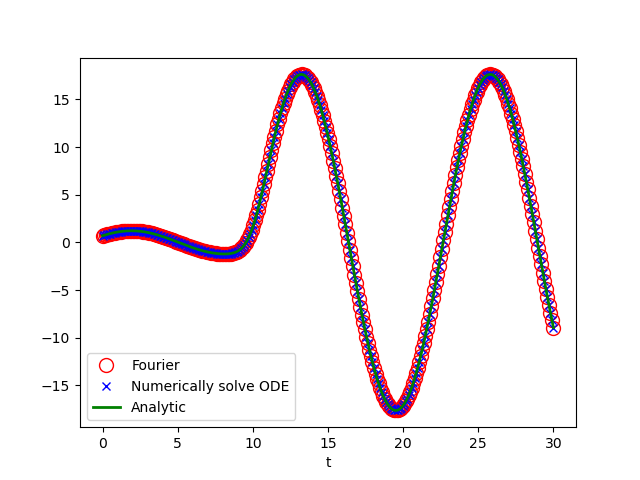

This figure's Python source:
import numpy as np
import matplotlib.pyplot as plt
from scipy.integrate import odeint
from scipy.integrate import quad


def quad_c(func, *args, **kwargs):
    re = quad(lambda x: func(x).real, *args, **kwargs)
    im = quad(lambda x: func(x).imag, *args, **kwargs)
    return re[0]+1j*im[0], re[1]+1j*im[1]


def ftrans(func, x):
    res = quad_c(func, 0, np.inf, weight='cos', wvar=x)[0]
    res += 1j*quad(func, 0, np.inf, weight='sin', wvar=x)[0]
    res += quad(func, -np.inf, 0, weight='cos', wvar=x)[0]
    res += 1j*quad(func, -np.inf, 0, weight='sin', wvar=x)[0]
    return res/np.sqrt(2*np.pi)


class Oscillator:
    def __init__(self, w, Ft, x0, v0):
        """
        dx^2/dt^2 + w^2 = Ft
        w: oemga
        Ft: function of t
        x0: intial position
        v0: intial dx/dt, volecity
        """
        self.w = w
        self.Ft = Ft
        self.x0 = x0
        self.v0 = v0

    def dX_dt(self, X, t):
        return [X[1], -self.w**2*X[0] + self.Ft(t)]

    def xi_im_landau(self, t):
        """
        Imaginary part of Landau (22.10) with out xi_0
        """
        xil = - quad(self.Ft, 0, t,
                     weight='sin', wvar=self.w)[0] * np.cos(self.w*t)
        xil += quad(self.Ft, 0, t,
                    weight='cos', wvar=self.w)[0] * np.sin(self.w*t)
        return xil

    def X_t_ana(self, t, ts):
        xt = self.xi_im_landau(t) / self.w

        xt += np.cos(self.w*t) * self.x0

        dxi_dt0 = self.xi_im_landau(ts[1]) - self.xi_im_landau(ts[0])
        dxi_dt0 /= ts[1] - ts[0]

        xt += np.sin(self.w*t) * (self.v0 - dxi_dt0/self.w) / self.w
        return xt

    def X_t_ana_FT(self, t):
        xt = quad(lambda s: (self.Ft(t+s) + self.Ft(t-s)), 0, np.inf,
                  weight='sin', wvar=self.w)[0]
        xt /= (2*self.w)

        cor = np.sin(self.w*t) * quad(self.Ft, 0, np.inf,
                                      weight='cos', wvar=self.w)[0]
        cor -= np.cos(self.w*t) * quad(self.Ft, 0, np.inf,
                                       weight='sin', wvar=self.w)[0]
        cor -= np.sin(self.w*t) * quad(self.Ft, -np.inf, 0,
                                       weight='cos', wvar=self.w)[0]
        cor += np.cos(self.w*t) * quad(self.Ft, -np.inf, 0, weight='sin',
                                       wvar=self.w)[0]

        xt += cor/(2*self.w)
        xt += np.cos(self.w*t) * self.x0

        dxi_dt0 = self.xi_im_landau(ts[1]) - self.xi_im_landau(ts[0])
        dxi_dt0 /= ts[1] - ts[0]

        xt += np.sin(self.w*t) * (self.v0 - dxi_dt0/self.w) / self.w
        return xt

    def Xt_ode(self, ts):
        Xs = odeint(self.dX_dt, [self.x0, self.v0], ts)
        return Xs


osc = Oscillator(w=.5, Ft=lambda t: 5*np.exp(-(t-10)**2), x0=.7, v0=.5)
ts = np.linspace(0, 30, 300)
plt.plot(ts, [osc.X_t_ana_FT(ti) for ti in ts], 'ro', mfc='None', ms=10,
         label='Fourier')
plt.plot(ts, osc.Xt_ode(ts)[:, 0], 'bx', label="Numerically solve ODE")
plt.plot(ts, [osc.X_t_ana(ti, ts) for ti in ts], 'g', label='Analytic', lw=2)
plt.xlabel('t')
plt.legend()
plt.savefig('osc.png', transparent=True)
plt.show()
